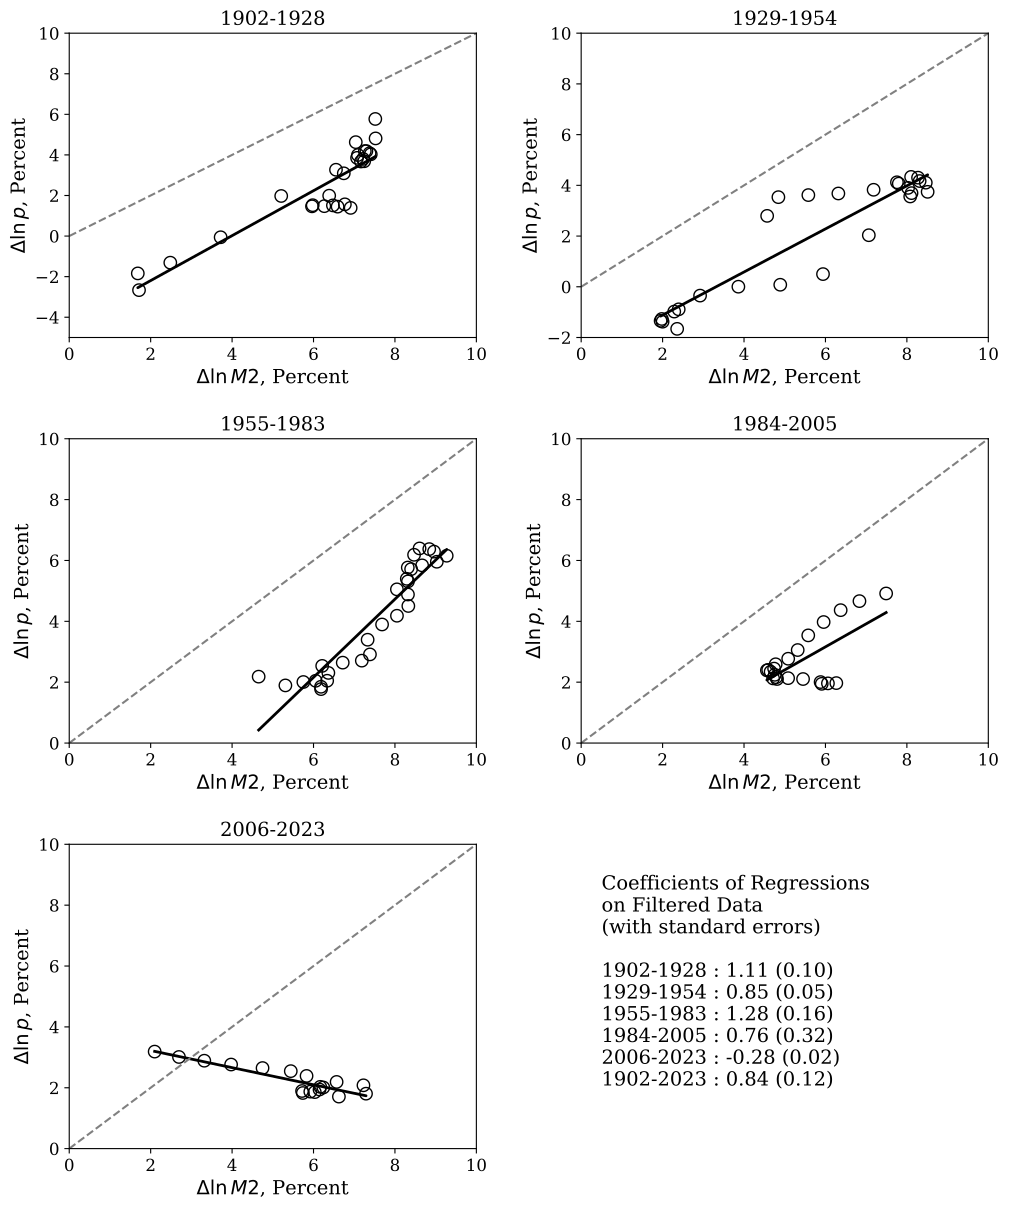

The script that saved this image:
import matplotlib.pyplot as plt
import numpy as np
import pandas as pd
from matplotlib import layout_engine

#-- import figureoptions from parent dir --
import sys
from pathlib import Path

# Get the parent directory of the current script
parent_dir = Path(__file__).resolve().parent.parent

# Add the parent directory to sys.path
sys.path.insert(0, str(parent_dir))

from figureoptions import *
#--
# Figure setup
# Matplotlib’s default fonts are small; use serif fonts (better for books):
plt.rcParams.update(fontoptions)


engine = layout_engine.ConstrainedLayoutEngine(w_pad=0.05, h_pad=0.05, hspace=0.07, wspace=0.07)  # these are default options

# Use it in your figure
fig, axes = plt.subplots(3, 2, figsize=tallfigsize,dpi=dpi,layout=engine)
fig.set_constrained_layout_pads() # apply layout, possible to override defaults




# -- Data loading and setup
n = 5
sheetnames = ["1902-1928","1929-1954","1955-1983","1984-2005","2006-2023"]


# -- loop through panels

for i in range(n):

    a = int(np.floor(i/2))
    b = i - 2*a
    sn = sheetnames[i]
    df = pd.read_excel("QT_InflationM2_SubSmpl.xlsx",sheet_name=sn)
    df = df.set_index(df.columns[0])
    axes[a,b].scatter(df.index,df[df.columns[0]],s=80, facecolors='none', edgecolors='black')
    axes[a,b].plot(df.index,df[df.columns[1]], color='black',linewidth=2)
    x = np.linspace(0,10,11)
    axes[a,b].plot(x, x, linestyle='--', color='gray')
    if i == 0:
        axes[a,b].set_ylim([-5,10])
    elif i == 1:
        axes[a,b].set_ylim([-2,10])
    else:
        axes[a,b].set_ylim([0,10])

    axes[a,b].set_xlim([0,10])


    # Labels and Title
    axes[a,b].set_xlabel("$\Delta \ln M2$, Percent", fontsize=14)
    axes[a,b].set_ylabel("$\Delta \ln p$, Percent", fontsize=14)
    axes[a,b].set_title(sn, fontsize=14)


# Text to display in lower-right
text = (
    "Coefficients of Regressions\n"
    "on Filtered Data\n"
    "(with standard errors)\n"
    "\n"
    "1902-1928 : 1.11 (0.10)\n"
    "1929-1954 : 0.85 (0.05)\n"
    "1955-1983 : 1.28 (0.16)\n"
    "1984-2005 : 0.76 (0.32)\n"
    "2006-2023 : -0.28 (0.02)\n"
    "1902-2023 : 0.84 (0.12)"
)

# Add the text box
ax = axes[2,1]
ax.text(
    0.05, 0.9, text,
    fontsize=14,
    verticalalignment='top',
    horizontalalignment='left',
)

# Turn off ticks and tick labels
ax.set_xticks([])
ax.set_yticks([])
ax.set_xticklabels([])
ax.set_yticklabels([])

# Remove spines (the box around the plot)
for spine in ax.spines.values():
    spine.set_visible(False)




plt.savefig("fig_QT_InflationM2_SubSmpl.pdf", bbox_inches="tight", format="pdf")

plt.show()
